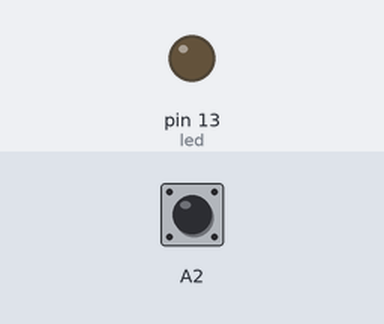
Bench run of a sketch on a simulated Arduino Uno, built with avr-gcc and run on an emulated ATmega328P. Shown: output pins drawn as LEDs (lit = HIGH). Inputs (shaded band) come from the test bench; at power-on: A2 HIGH.

Above: at 1.2 s.
1.3 s: A2 pulled LOW for 0.15 s
At 1.37 s:
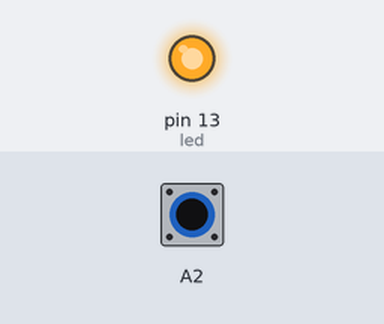
2.9 s: A2 pulled LOW for 3.2 s
At 7.1 s:
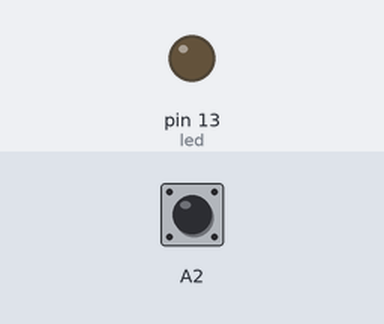
Timing chart, 0 to 8.6 s (numbered marks = the images above; inputs shaded):
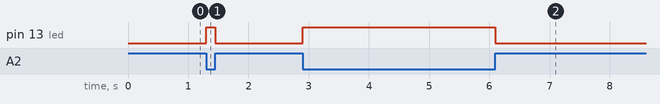

The sketch:

Experimentation.ino
```cpp
int led = 13;
int sensor = A2;

void setup() {
  // put your setup code here, to run once:
pinMode(13, OUTPUT);
pinMode(A2, INPUT);
digitalWrite(A2, HIGH);
}

void loop() {
  if(digitalRead(A2) == LOW)
    {
    digitalWrite(led, HIGH);
    }
  else digitalWrite(led, LOW);
}
```

Measured:
- after the input at 1.3 s, pin 13 (led): LOW → HIGH at once, → LOW 0.15 s later
- after the input at 2.9 s, pin 13 (led): LOW → HIGH at once, → LOW 3.2 s later
